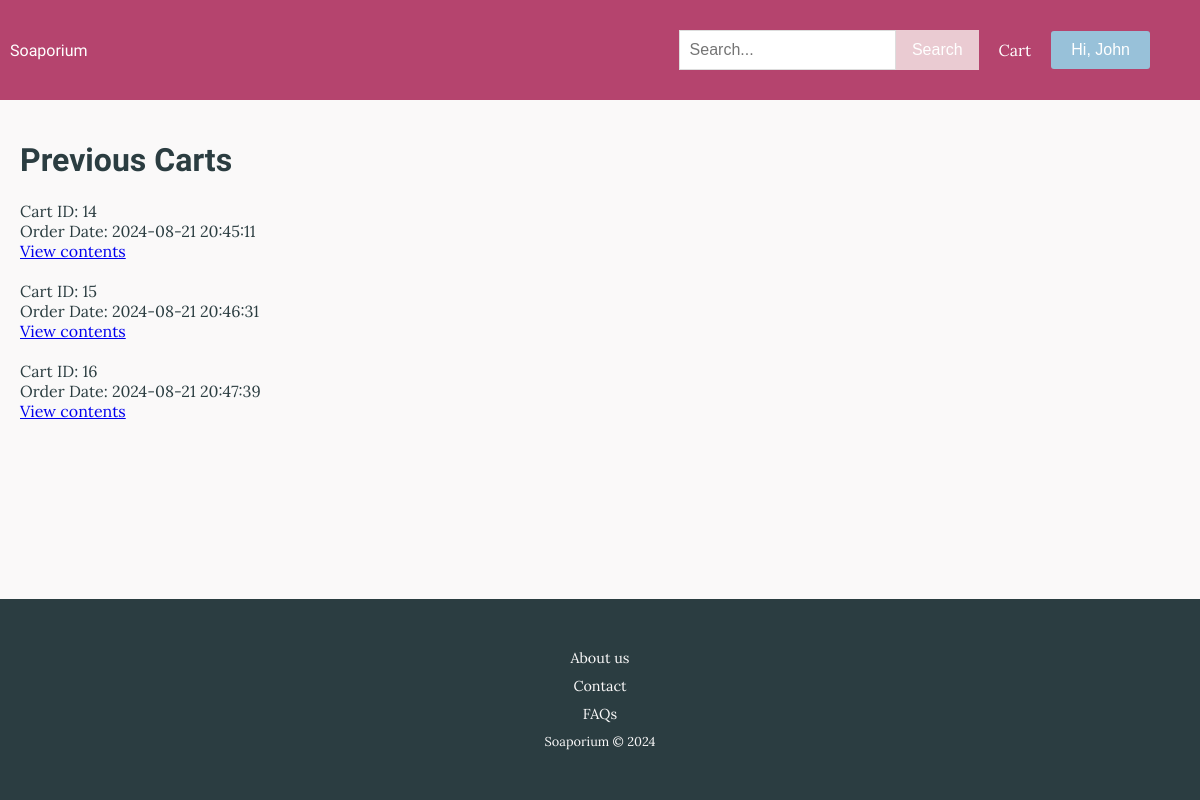
Screenshot of /previous_carts (signed in) with the database file from the repository.
### tables this page shows
CREATE TABLE User (userid INTEGER PRIMARY KEY AUTOINCREMENT, fname TEXT NOT NULL, lname TEXT NOT NULL, housenum INTEGER, street TEXT, suburb TEXT, town TEXT, region TEXT, country TEXT, postcode INTEGER, email TEXT NOT NULL, password TEXT NOT NULL);

CREATE TABLE Cart (cartid INTEGER PRIMARY KEY AUTOINCREMENT, userid INTEGER REFERENCES User (userid), order_date DATETIME, status TEXT);

### routes.py (the view)
@app.route("/previous_carts")
def previous_carts():
    userid = session.get("userid")
    if not userid:
        flash("Please log in to view your previous carts")
        return redirect(url_for("login"))
    conn = sqlite3.connect("Soap.db")
    sql = "SELECT * FROM Cart WHERE userid = ? AND status = 'completed'"
    completed_carts = conn.execute(sql, (userid,)).fetchall()
    conn.close()
    return render_template("previous_carts.html",
                           completed_carts=completed_carts)

### routes.py (called while the page is built)
@app.context_processor
def inject_user_firstname():
    user_firstname = None
    userid = session.get("userid")
    if userid:
        conn = sqlite3.connect("Soap.db")
        sql = "SELECT fname FROM User WHERE userid = ?"
        user = conn.execute(sql, (userid,)).fetchone()
        if user:
            user_firstname = user[0]
        conn.close()
    return dict(user_firstname=user_firstname)

### templates/previous_carts.html (shortened to what this page needs)
{% extends "layout.html" %}
{% block content %}
<h1>Previous Carts</h1>
{% if completed_carts and completed_carts|length > 0 %}
<ul>
    {% for cart in completed_carts %}
    <li>
        Cart ID: {{ cart[0] }}
        <br>
        Order Date: {{ cart[2] }}
        <br>
        <a href="{{ url_for('view_previous_order', cartid=cart[0]) }}">View contents</a>
        <br>
        <br>
    </li>
    {% endfor %}
</ul>
{% else %}
<p>No previous carts found.</p>
{% endif %}
{% endblock %}

### templates/layout.html (shortened to what this page needs)
<!DOCTYPE html>
<html lang="en">
<head>
    <link rel="stylesheet" href="{{ url_for('static', filename='styles.css') }}">
    <link rel="stylesheet" href="https://cdnjs.cloudflare.com/ajax/libs/font-awesome/4.7.0/css/font-awesome.min.css">
</head>
<body>
    <div class="top-bar">
        <a href="{{ url_for('home') }}" class="home-link">Soaporium</a>
        <nav class="navbar">
            <ul class="nav-links">
                <li class="search-bar">
                    <form action="{{ url_for('search') }}" method="get">
                        <div class="input-wrapper">
                            <input type="text" name="search_term" placeholder="Search...">
                            <button type="submit">Search</button>
                        </div>
                    </form>
                </li>
                {% if session.get("userid") %}
                <li><a href="{{ url_for('view_current_cart') }}">Cart</a></li>
                <li class="user-dropdown">
                    <button class="user-dropdown-btn">Hi, {{ user_firstname }}</button>
                </li>
                {% else %}
                <li><a href="{{ url_for('login') }}">Login</a></li>
                <li><a href="{{ url_for('signup') }}">Sign Up</a></li>
                {% endif %}
            </ul>
        </nav>
    </div>
    <div class="content">
        {% block content %}{% endblock %}
    </div>
    <div class="footer">
        <div class="footer links">
            <p><a href="{{ url_for('about') }}">About us</a></p>
            <p><a href="{{ url_for('customer_service') }}">Contact</a></p>
            <p><a href="{{ url_for('faqs')}}">FAQs</a></p>
            <p>Soaporium &COPY; 2024</p>
        </div>
    </div>
</body>
</html>

### static/styles.css (style rules this page uses)
body { font-family: 'Lora', serif; margin: 0; padding: 0; background-color: #faf9f9; color: #2b3d41; display: flex; flex-direction: column; min-height: 100vh; }
h1, h2, h3, h4, h5, h6, .home-link { font-family: 'Rock Salt', cursive; }
ul, li { list-style-type: none; margin: 0; padding: 0; }
.top-bar { height: 5em; background-color: #b5446e; color: #fff; padding: 10px; display: flex; justify-content: space-between; align-items: center; }
.home-link, .nav-links li a { color: #fff; text-decoration: none; }
.navbar { background-color: #b5446e; color: #fff; display: flex; justify-content: space-between; align-items: center; padding: 0 20px; }
.nav-links { display: flex; align-items: center; flex-wrap: wrap; }
.nav-links li { margin-right: 20px; }
.search-bar { flex-grow: 1; max-width: 300px; }
.search-bar input[type="text"], .search-form input[type="text"] { padding: 10px; font-size: 16px; border: 1px solid #ddd; width: 100%; box-sizing: border-box; }
.input-wrapper { display: flex; align-items: center; width: 100%; }
.input-wrapper input { flex-grow: 1; padding-right: 40px; }
.input-wrapper button { width: auto; padding: 10px 15px; background-color: #eacbd2; color: #fff; border: 1px solid #eacbd2; cursor: pointer; font-size: 16px; flex-shrink: 0; }
.content { padding: 20px; }
.footer { background-color: #2b3d41; padding: 20px; color: #faf9f9; margin-top: auto; flex-shrink: 0; text-align: center; }
.footer a { color: #faf9f9; text-decoration: none; margin: 0 10px; font-size: 0.9rem; }
.footer p { margin: 10px 0; font-size: 0.8rem; }
.add-to-cart, .user-dropdown-btn { display: inline-block; padding: 10px 20px; font-size: 16px; background-color: #98c1d9; color: #fff; border: none; border-radius: 3px; cursor: pointer; text-decoration: none; }
.user-dropdown { position: relative; }
.user-dropdown-btn { padding: 10px 20px; font-size: 16px; background-color: #98c1d9; color: #fff; border: none; border-radius: 3px; cursor: pointer; text-decoration: none; display: inline-block; }

### rows the page displays
User: fname "John"
Cart: cartid "14", order_date "2024-08-21 20:45:11"
Cart: cartid "15", order_date "2024-08-21 20:46:31"
Cart: cartid "16", order_date "2024-08-21 20:47:39"
